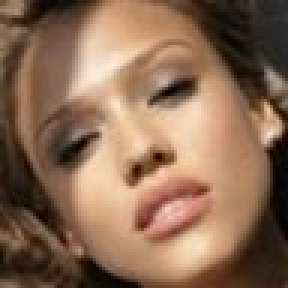
#> input picture images/ja_jpeg_top_exact.jpg, 96 x 96 px (shown 3 times larger)
$ python ssim.py
#> lines starting #> are read from the running program, lines starting #| are printed output that depends on the picture
import cv2
from skimage.metrics import structural_similarity

path_ref = "ja_jpeg_top_exact.jpg"

compare_list = [
    # "ja_jpeg_top_k8.jpg",
    # "ja_jpeg_top_k7.jpg",
    # "ja_jpeg_top_k6.jpg",
    "ja_jpeg_top.jpg"
    ]

img_ref = cv2.imread(path_ref, cv2.IMREAD_COLOR)
#> img_ref is the input picture: shape (96, 96, 3); mean B, G, R 83.8, 106.9, 139

for path_compare in compare_list:
    img_compare = cv2.imread(path_compare, cv2.IMREAD_COLOR)
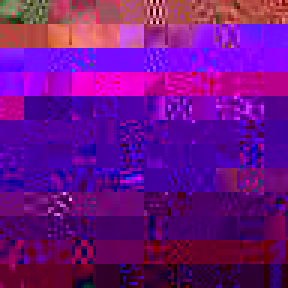
#> input picture images/ja_jpeg_top.jpg, 96 x 96 px (shown 3 times larger)
#> img_compare is the input picture: shape (96, 96, 3); mean B, G, R 136.3, 14.3, 111.4
    (score, diff) = structural_similarity(img_ref, img_compare, full=True, win_size=1, use_sample_covariance=False)
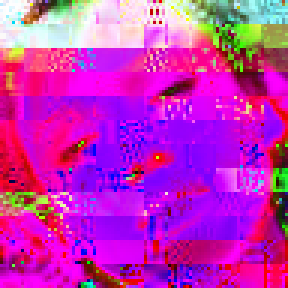
#> diff: shape (96, 96, 3) float64 (shown 3 times larger); mean B, G, R 0.725, 0.179, 0.767
#> score = 0.557
    print(f"{path_compare} {score:.3f}")
#| ja_jpeg_top.jpg 0.557
